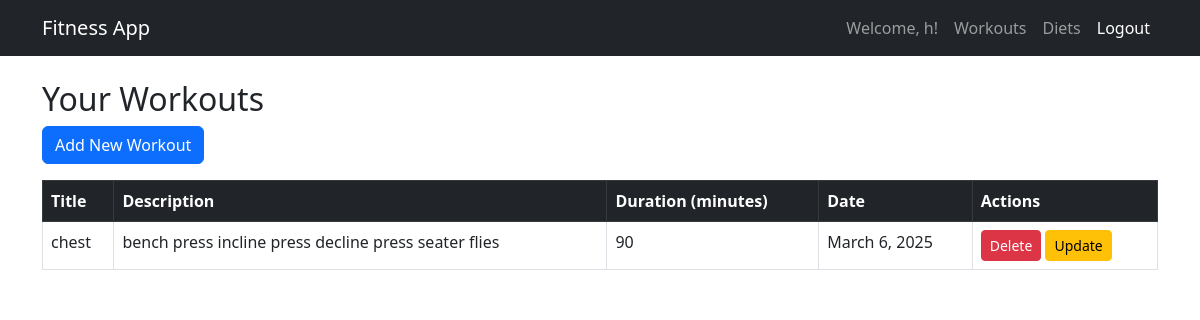
Page /workouts (signed in) on the earlier database version.
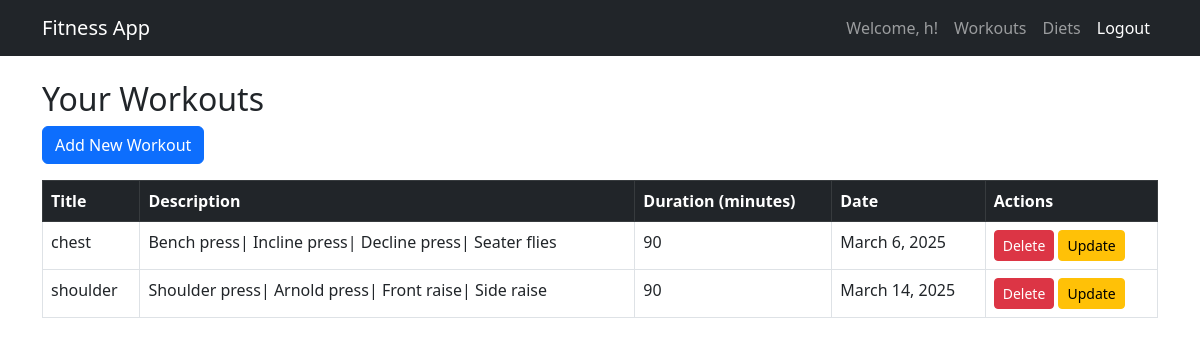
Same page on the later database version.
### fitness/models.py (models this page shows, shortened)
class CustomUser(AbstractUser):
    email = models.EmailField(unique=True) #ensure email is unique

class Workout(models.Model):
    user= models.ForeignKey(settings.AUTH_USER_MODEL, on_delete=models.CASCADE)#on_delete=models.CASCADE ensures that if a user is deleted, their associated workouts are removed,
    title= models.CharField(max_length=255)
    description= models.TextField()
    duration= models.PositiveIntegerField(help_text="Duration in minutes")
    date= models.DateField(auto_now_add=True)#This helps in tracking daily progress without requiring manual input
    objects= models.Manager()

### fitness/views.py (the view)
# urls.py: path('workouts', views.workout_list, name='workout_list'),
def workout_list(request):
    workouts = Workout.objects.filter(user=request.user)
    return render(request, 'workouts.html', {'workouts': workouts})

### fitness/templates/workouts.html
{% extends 'base.html' %}
{% block content %}
<h2>Your Workouts</h2>
<a href="{% url 'add_workout' %}" class="btn btn-primary mb-3">Add New Workout</a>
<table class="table table-bordered">
    <thead class="table-dark">
        <tr>
            <th>Title</th>
            <th>Description</th>
            <th>Duration (minutes)</th>
            <th>Date</th>
            <th>Actions</th>
        </tr>
    </thead>
    <tbody>
        {% for workout in workouts %}
        <tr>
            <td>{{ workout.title }}</td>
            <td>{{ workout.description }}</td>
            <td>{{ workout.duration }}</td>
            <td>{{ workout.date }}</td>
            <td>
                <a href="{% url 'delete_workout' workout.id %}" class="btn btn-danger btn-sm">Delete</a>
                <a href="{% url 'update_workout' workout.id %}" class="btn btn-warning btn-sm">Update</a>
            </td>
        </tr>
        {% endfor %}
    </tbody>
</table>
{% endblock %}

### fitness/templates/base.html (shortened to what this page needs)
{% load static %}
<!DOCTYPE html>
<html lang="en">
<head>
    <link rel="stylesheet" href="{% static 'css/style.css' %}">
    <link href="https://cdn.jsdelivr.net/npm/bootstrap@5.3.0/dist/css/bootstrap.min.css" rel="stylesheet">
</head>
<body>
    <nav class="navbar navbar-expand-lg navbar-dark bg-dark">
        <div class="container">
            <a class="navbar-brand" href="{% url 'home' %}">Fitness App</a>
            <div class="collapse navbar-collapse" id="navbarNav">
                <ul class="navbar-nav ms-auto">
                    {% if user.is_authenticated %}
                    <li class="nav-item"><a class="nav-link" href="{% url 'workout_list' %}">Welcome, {{ user.username }}!</a></li>
                        <li class="nav-item"><a class="nav-link" href="{% url 'workout_list' %}">Workouts</a></li>
                        <li class="nav-item"><a class="nav-link" href="{% url 'diet_list' %}">Diets</a></li>
                        <li class="nav-item"><a class="nav-link btn btn-danger text-white" href="{% url 'logout' %}">Logout</a></li>
                    {% else %}
                        <li class="nav-item"><a class="nav-link" href="{% url 'login' %}">Login</a></li>
                        <li class="nav-item"><a class="nav-link" href="{% url 'register' %}">Register</a></li>
                    {% endif %}
                </ul>
            </div>
        </div>
    </nav>
    <div class="container mt-4">
        {% block content %}
        {% endblock %}
    </div>
</body>
</html>

Differences in the rows shown:
changed Workout "chest": description "bench press incline press decline press seater flies" → "Bench press| Incline press| Decline press| Seater flies"
added Workout: title "shoulder", description "Shoulder press| Arnold press| Front raise| Side raise", duration "90", date "March 14, 2025"
